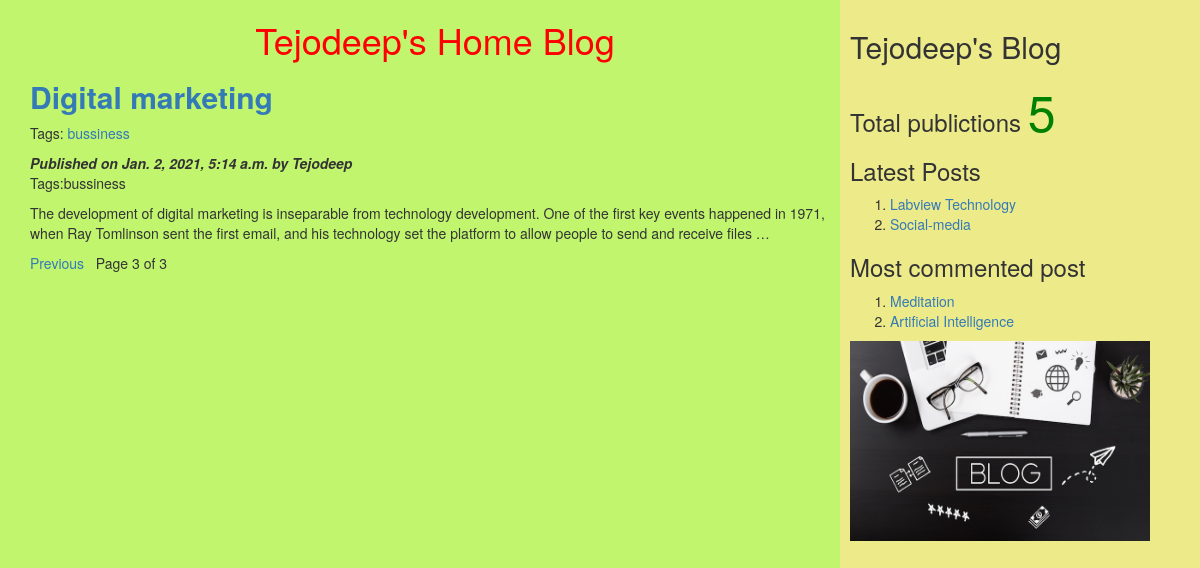
/?page=3, run on the app's committed database.
### myApp/models.py (models this page shows, shortened)
class Post(models.Model):
          tags=TaggableManager()
          STATUS_CHOICES=(('draft','Draft'),('published','Published'))
          title=models.CharField(max_length=256)
          slug=models.SlugField(max_length=264,unique_for_date='publish')
          author=models.ForeignKey(User,related_name='blog_posts',on_delete= models.CASCADE)
          body=models.TextField()
          publish=models.DateTimeField(default=timezone.now)
          created=models.DateTimeField(auto_now_add=True)
          updated=models.DateTimeField(auto_now=True)
          status= models.CharField(max_length=10,choices=STATUS_CHOICES,default='draft')
          objects=CustomManager()
          class Meta:
                ordering=('-publish',)
          def get_absolute_url(self):
                return reverse('post_detail',args=[self.publish.year,self.publish.strftime('%m'),self.publish.strftime('%d'),self.slug])

### myApp/views.py (the view)
# urls.py: url(r'^$',views.post_list_view),
def post_list_view(request,tag_slug=None):
    post_list=Post.objects.all()
    tag=None
    if tag_slug:
        tag=get_object_or_404(Tag,slug=tag_slug)#provided slug
        post_list=post_list.filter(tags__in=[tag])
    paginator=Paginator(post_list,2) #step1
    page_number=request.GET.get('page') #step2
    try:
       post_list=paginator.page(page_number) #step2
    except PageNotAnInteger:
       post_list=paginator.page(1) #step 3
    except EmptyPage:
      post_list=paginator.page(paginator.num_pages) #step 4
    d={'post_list':post_list,'tag':tag}
    return render(request,'myApp/post_list.html',d)

### myApp/models.py (called while the page is built)
    def get_queryset(self):
        return super().get_queryset().filter(status='published')

### myApp/templatetags/mytags.py (called while the page is built)
@register.simple_tag
def total_posts():
    return Post.objects.count()

@register.inclusion_tag('myApp/latest_post.html')
def show_latest_posts(count=3):
    latest_posts=Post.objects.order_by('-publish')[:count]
    return {'latest_posts':latest_posts}

@register.simple_tag
def get_most_commented_posts(count=2):
    return Post.objects.annotate(total_comments=Count('comments')).order_by('-total_comments')[:count]

### template/myApp/post_list.html (shortened to what this page needs)
<html>
    {%extends 'myApp/parent.html'%}
        {%block content_block%}
        <h1 style="color:red"><center>Tejodeep's Home Blog</center></h1>
        {%for post in post_list%}
        <a href="{{post.get_absolute_url}}"><h2><b>{{post.title}}</b></h2></a>
         <p>Tags:
              {%for t in post.tags.all%}
              <a href="{%url "post_list_by_tag_name" t.slug%}">{{t.name}}</a>
               {%endfor%}
          </p>
        <i><b>Published on {{post.publish}} by {{post.author|title}}</b></i>
        <p>Tags:{{post.tags.all|join:','}}</p>
        {{post.body|truncatewords:40|linebreaks}}
        {%endfor%}
        {%include 'myApp/pagination.html' with page=post_list%}
        {%endblock%}

### template/myApp/parent.html (shortened to what this page needs)
<html>
{%load static%}
{%load mytags%}
    <head>
        <link rel="stylesheet" href="https://maxcdn.bootstrapcdn.com/bootstrap/3.3.7/css/bootstrap.min.css">
    </head>
    <body>
        <div class="content" style="width:70%;float:left;background-color:#c1f56e;height:300%;padding:0 0 0 30px">
              {%block content_block%}
              {%endblock%}
        </div>
        <div class="sidebar" style="width:30%;float:right;background-color:#edea8a;height:300%;padding:10px">
            <h2>Tejodeep's Blog</h2>
            <h3>Total publictions
              <span style="color:green;font-size:50px">
              {%total_posts%}</span>
              <h3>Latest Posts</h3>
              {% show_latest_posts 2 %}
              <h3>Most commented post</h3>
              {%get_most_commented_posts as m%}
              <ol>
                {%for post in m%}
                <li><a href="{{post.get_absolute_url}}">{{post.title}}</a></li>
                {%endfor%}
              </ol>
            </h3>
<img src="{% static "images/blog.jpg" %}" width="300px" height="200px"/>
        </div>
    </body>
</html>

### template/myApp/latest_post.html
<!DOCTYPE html>
<html lang="en" dir="ltr">
  <body>
    <ol>
    {%for post in latest_posts%}
    <li><a href="{{post.get_absolute_url}}">{{post.title}}</a></li>
    {%endfor%}
    </ol>
  </body>
</html>

### data on the page
Post: title "Digital marketing", publish "Jan. 2, 2021, 5:14 a.m.", author "Tejodeep", tags.all "bussiness", body "The development of digital marketing is inseparable from technology development. One of the first key events happened in 1971, when Ray Tomlinson sent the first email, and his technology set the platform to allow people to send and receive files …"
Tag: name "bussiness"
Post: title "Labview Technology"
Post: title "Social-media"
Post: title "Meditation"
Post: title "Artificial Intelligence"

### other printed values
{{ page.number }} "3"
{{ page.paginator.num_pages }} "3"
